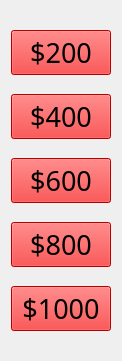
   <widget class="QWidget" name="layoutWidget_6">
    <property name="geometry">
     <rect>
      <x>620</x>
      <y>70</y>
      <width>122</width>
      <height>361</height>
     </rect>
    </property>
    <layout class="QVBoxLayout" name="verticalLayout_6">
     <property name="spacing">
      <number>0</number>
     </property>
     <item>
      <widget class="QPushButton" name="x6y1">
       <property name="palette">
        <palette>
         <active>
          <colorrole role="WindowText">
           <brush brushstyle="SolidPattern">
            <color alpha="255">
             <red>255</red>
             <green>0</green>
             <blue>0</blue>
            </color>
           </brush>
          </colorrole>
          <colorrole role="Button">
           <brush brushstyle="SolidPattern">
            <color alpha="255">
             <red>255</red>
             <green>0</green>
             <blue>0</blue>
            </color>
           </brush>
          </colorrole>
          <colorrole role="Base">
           <brush brushstyle="SolidPattern">
            <color alpha="255">
             <red>255</red>
             <green>0</green>
             <blue>0</blue>
            </color>
           </brush>
          </colorrole>
          <colorrole role="Window">
           <brush brushstyle="SolidPattern">
            <color alpha="255">
             <red>255</red>
             <green>0</green>
             <blue>0</blue>
            </color>
           </brush>
          </colorrole>
         </active>
         <inactive>
          <colorrole role="WindowText">
           <brush brushstyle="SolidPattern">
            <color alpha="255">
             <red>255</red>
             <green>0</green>
             <blue>0</blue>
            </color>
           </brush>
          </colorrole>
          <colorrole role="Button">
           <brush brushstyle="SolidPattern">
            <color alpha="255">
             <red>255</red>
             <green>0</green>
             <blue>0</blue>
            </color>
           </brush>
          </colorrole>
          <colorrole role="Base">
           <brush brushstyle="SolidPattern">
            <color alpha="255">
             <red>255</red>
             <green>0</green>
             <blue>0</blue>
            </color>
           </brush>
          </colorrole>
          <colorrole role="Window">
           <brush brushstyle="SolidPattern">
            <color alpha="255">
             <red>255</red>
             <green>0</green>
             <blue>0</blue>
            </color>
           </brush>
          </colorrole>
         </inactive>
         <disabled>
          <colorrole role="WindowText">
           <brush brushstyle="SolidPattern">
            <color alpha="255">
             <red>120</red>
             <green>120</green>
             <blue>120</blue>
            </color>
           </brush>
          </colorrole>
          <colorrole role="Button">
           <brush brushstyle="SolidPattern">
            <color alpha="255">
             <red>255</red>
             <green>0</green>
             <blue>0</blue>
            </color>
           </brush>
          </colorrole>
          <colorrole role="Base">
           <brush brushstyle="SolidPattern">
            <color alpha="255">
             <red>255</red>
             <green>0</green>
             <blue>0</blue>
            </color>
           </brush>
          </colorrole>
          <colorrole role="Window">
           <brush brushstyle="SolidPattern">
            <color alpha="255">
             <red>255</red>
             <green>0</green>
             <blue>0</blue>
            </color>
           </brush>
          </colorrole>
         </disabled>
        </palette>
       </property>
       <property name="font">
        <font>
         <family>Lucida Handwriting</family>
         <pointsize>20</pointsize>
        </font>
       </property>
       <property name="styleSheet">
        <string notr="true">background-color:red;</string>
       </property>
       <property name="text">
        <string>$200</string>
       </property>
      </widget>
     </item>
     <item>
      <widget class="QPushButton" name="pushButton_27">
       <property name="palette">
        <palette>
         <active>
          <colorrole role="WindowText">
           <brush brushstyle="SolidPattern">
            <color alpha="255">
             <red>255</red>
             <green>0</green>
             <blue>0</blue>
            </color>
           </brush>
          </colorrole>
          <colorrole role="Button">
           <brush brushstyle="SolidPattern">
            <color alpha="255">
             <red>255</red>
             <green>0</green>
             <blue>0</blue>
            </color>
           </brush>
          </colorrole>
          <colorrole role="Base">
           <brush brushstyle="SolidPattern">
            <color alpha="255">
             <red>255</red>
             <green>0</green>
             <blue>0</blue>
            </color>
           </brush>
          </colorrole>
          <colorrole role="Window">
           <brush brushstyle="SolidPattern">
            <color alpha="255">
             <red>255</red>
             <green>0</green>
             <blue>0</blue>
            </color>
           </brush>
          </colorrole>
         </active>
         <inactive>
          <colorrole role="WindowText">
           <brush brushstyle="SolidPattern">
            <color alpha="255">
             <red>255</red>
             <green>0</green>
             <blue>0</blue>
            </color>
           </brush>
          </colorrole>
          <colorrole role="Button">
           <brush brushstyle="SolidPattern">
            <color alpha="255">
             <red>255</red>
             <green>0</green>
             <blue>0</blue>
            </color>
           </brush>
          </colorrole>
          <colorrole role="Base">
           <brush brushstyle="SolidPattern">
            <color alpha="255">
             <red>255</red>
             <green>0</green>
             <blue>0</blue>
            </color>
           </brush>
          </colorrole>
          <colorrole role="Window">
           <brush brushstyle="SolidPattern">
            <color alpha="255">
             <red>255</red>
             <green>0</green>
             <blue>0</blue>
            </color>
           </brush>
          </colorrole>
         </inactive>
         <disabled>
          <colorrole role="WindowText">
           <brush brushstyle="SolidPattern">
            <color alpha="255">
             <red>120</red>
             <green>120</green>
             <blue>120</blue>
            </color>
           </brush>
          </colorrole>
          <colorrole role="Button">
           <brush brushstyle="SolidPattern">
            <color alpha="255">
             <red>255</red>
             <green>0</green>
             <blue>0</blue>
            </color>
           </brush>
          </colorrole>
          <colorrole role="Base">
           <brush brushstyle="SolidPattern">
            <color alpha="255">
             <red>255</red>
             <green>0</green>
             <blue>0</blue>
            </color>
           </brush>
          </colorrole>
          <colorrole role="Window">
           <brush brushstyle="SolidPattern">
            <color alpha="255">
             <red>255</red>
             <green>0</green>
             <blue>0</blue>
            </color>
           </brush>
          </colorrole>
         </disabled>
        </palette>
       </property>
       <property name="font">
        <font>
         <family>Lucida Handwriting</family>
         <pointsize>20</pointsize>
        </font>
       </property>
       <property name="styleSheet">
        <string notr="true">background-color:red;</string>
       </property>
       <property name="text">
        <string>$400</string>
       </property>
      </widget>
     </item>
     <item>
      <widget class="QPushButton" name="pushButton_28">
       <property name="palette">
        <palette>
         <active>
          <colorrole role="WindowText">
           <brush brushstyle="SolidPattern">
            <color alpha="255">
             <red>255</red>
             <green>0</green>
             <blue>0</blue>
            </color>
           </brush>
          </colorrole>
          <colorrole role="Button">
           <brush brushstyle="SolidPattern">
            <color alpha="255">
             <red>255</red>
             <green>0</green>
             <blue>0</blue>
            </color>
           </brush>
          </colorrole>
          <colorrole role="Base">
           <brush brushstyle="SolidPattern">
            <color alpha="255">
             <red>255</red>
             <green>0</green>
             <blue>0</blue>
            </color>
           </brush>
          </colorrole>
          <colorrole role="Window">
           <brush brushstyle="SolidPattern">
            <color alpha="255">
             <red>255</red>
             <green>0</green>
             <blue>0</blue>
            </color>
           </brush>
          </colorrole>
         </active>
         <inactive>
          <colorrole role="WindowText">
           <brush brushstyle="SolidPattern">
            <color alpha="255">
             <red>255</red>
             <green>0</green>
             <blue>0</blue>
            </color>
           </brush>
          </colorrole>
          <colorrole role="Button">
           <brush brushstyle="SolidPattern">
            <color alpha="255">
             <red>255</red>
             <green>0</green>
             <blue>0</blue>
            </color>
           </brush>
          </colorrole>
          <colorrole role="Base">
           <brush brushstyle="SolidPattern">
            <color alpha="255">
             <red>255</red>
             <green>0</green>
             <blue>0</blue>
            </color>
           </brush>
          </colorrole>
          <colorrole role="Window">
           <brush brushstyle="SolidPattern">
            <color alpha="255">
             <red>255</red>
             <green>0</green>
             <blue>0</blue>
            </color>
           </brush>
          </colorrole>
         </inactive>
         <disabled>
          <colorrole role="WindowText">
           <brush brushstyle="SolidPattern">
            <color alpha="255">
             <red>120</red>
             <green>120</green>
             <blue>120</blue>
            </color>
           </brush>
          </colorrole>
          <colorrole role="Button">
           <brush brushstyle="SolidPattern">
            <color alpha="255">
             <red>255</red>
             <green>0</green>
             <blue>0</blue>
            </color>
           </brush>
          </colorrole>
          <colorrole role="Base">
           <brush brushstyle="SolidPattern">
            <color alpha="255">
             <red>255</red>
             <green>0</green>
             <blue>0</blue>
            </color>
           </brush>
          </colorrole>
          <colorrole role="Window">
           <brush brushstyle="SolidPattern">
            <color alpha="255">
             <red>255</red>
             <green>0</green>
             <blue>0</blue>
            </color>
           </brush>
          </colorrole>
         </disabled>
        </palette>
       </property>
       <property name="font">
        <font>
         <family>Lucida Handwriting</family>
         <pointsize>20</pointsize>
        </font>
       </property>
       <property name="styleSheet">
        <string notr="true">background-color:red;</string>
       </property>
       <property name="text">
        <string>$600</string>
       </property>
      </widget>
     </item>
     <item>
      <widget class="QPushButton" name="pushButton_29">
       <property name="palette">
        <palette>
         <active>
          <colorrole role="WindowText">
           <brush brushstyle="SolidPattern">
            <color alpha="255">
             <red>255</red>
             <green>0</green>
             <blue>0</blue>
            </color>
           </brush>
          </colorrole>
          <colorrole role="Button">
           <brush brushstyle="SolidPattern">
            <color alpha="255">
             <red>255</red>
             <green>0</green>
             <blue>0</blue>
            </color>
           </brush>
          </colorrole>
          <colorrole role="Base">
           <brush brushstyle="SolidPattern">
            <color alpha="255">
             <red>255</red>
             <green>0</green>
             <blue>0</blue>
            </color>
           </brush>
          </colorrole>
          <colorrole role="Window">
           <brush brushstyle="SolidPattern">
            <color alpha="255">
             <red>255</red>
             <green>0</green>
             <blue>0</blue>
            </color>
           </brush>
          </colorrole>
         </active>
         <inactive>
          <colorrole role="WindowText">
           <brush brushstyle="SolidPattern">
            <color alpha="255">
             <red>255</red>
             <green>0</green>
             <blue>0</blue>
            </color>
           </brush>
          </colorrole>
          <colorrole role="Button">
           <brush brushstyle="SolidPattern">
            <color alpha="255">
             <red>255</red>
             <green>0</green>
             <blue>0</blue>
            </color>
           </brush>
          </colorrole>
          <colorrole role="Base">
           <brush brushstyle="SolidPattern">
            <color alpha="255">
             <red>255</red>
             <green>0</green>
             <blue>0</blue>
            </color>
           </brush>
          </colorrole>
          <colorrole role="Window">
           <brush brushstyle="SolidPattern">
            <color alpha="255">
             <red>255</red>
             <green>0</green>
             <blue>0</blue>
            </color>
           </brush>
          </colorrole>
         </inactive>
         <disabled>
          <colorrole role="WindowText">
           <brush brushstyle="SolidPattern">
            <color alpha="255">
             <red>120</red>
             <green>120</green>
             <blue>120</blue>
            </color>
           </brush>
          </colorrole>
          <colorrole role="Button">
           <brush brushstyle="SolidPattern">
            <color alpha="255">
             <red>255</red>
             <green>0</green>
             <blue>0</blue>
            </color>
           </brush>
          </colorrole>
          <colorrole role="Base">
           <brush brushstyle="SolidPattern">
            <color alpha="255">
             <red>255</red>
             <green>0</green>
             <blue>0</blue>
            </color>
           </brush>
          </colorrole>
          <colorrole role="Window">
           <brush brushstyle="SolidPattern">
            <color alpha="255">
             <red>255</red>
             <green>0</green>
             <blue>0</blue>
            </color>
           </brush>
          </colorrole>
         </disabled>
        </palette>
       </property>
       <property name="font">
        <font>
         <family>Lucida Handwriting</family>
         <pointsize>20</pointsize>
        </font>
       </property>
       <property name="styleSheet">
        <string notr="true">background-color:red;</string>
       </property>
       <property name="text">
        <string>$800</string>
       </property>
      </widget>
     </item>
     <item>
      <widget class="QPushButton" name="pushButton_30">
       <property name="palette">
        <palette>
         <active>
          <colorrole role="WindowText">
           <brush brushstyle="SolidPattern">
            <color alpha="255">
             <red>255</red>
             <green>0</green>
             <blue>0</blue>
            </color>
           </brush>
          </colorrole>
          <colorrole role="Button">
           <brush brushstyle="SolidPattern">
            <color alpha="255">
             <red>255</red>
             <green>0</green>
             <blue>0</blue>
            </color>
           </brush>
          </colorrole>
          <colorrole role="Base">
           <brush brushstyle="SolidPattern">
            <color alpha="255">
             <red>255</red>
             <green>0</green>
             <blue>0</blue>
            </color>
           </brush>
          </colorrole>
          <colorrole role="Window">
           <brush brushstyle="SolidPattern">
            <color alpha="255">
             <red>255</red>
             <green>0</green>
             <blue>0</blue>
            </color>
           </brush>
          </colorrole>
         </active>
         <inactive>
          <colorrole role="WindowText">
           <brush brushstyle="SolidPattern">
            <color alpha="255">
             <red>255</red>
             <green>0</green>
             <blue>0</blue>
            </color>
           </brush>
          </colorrole>
          <colorrole role="Button">
           <brush brushstyle="SolidPattern">
            <color alpha="255">
             <red>255</red>
             <green>0</green>
             <blue>0</blue>
            </color>
           </brush>
          </colorrole>
          <colorrole role="Base">
           <brush brushstyle="SolidPattern">
            <color alpha="255">
             <red>255</red>
             <green>0</green>
             <blue>0</blue>
            </color>
           </brush>
          </colorrole>
          <colorrole role="Window">
           <brush brushstyle="SolidPattern">
            <color alpha="255">
             <red>255</red>
             <green>0</green>
             <blue>0</blue>
            </color>
           </brush>
          </colorrole>
         </inactive>
         <disabled>
          <colorrole role="WindowText">
           <brush brushstyle="SolidPattern">
            <color alpha="255">
             <red>120</red>
             <green>120</green>
             <blue>120</blue>
            </color>
           </brush>
          </colorrole>
          <colorrole role="Button">
           <brush brushstyle="SolidPattern">
            <color alpha="255">
             <red>255</red>
             <green>0</green>
             <blue>0</blue>
            </color>
           </brush>
          </colorrole>
          <colorrole role="Base">
           <brush brushstyle="SolidPattern">
            <color alpha="255">
             <red>255</red>
             <green>0</green>
             <blue>0</blue>
            </color>
           </brush>
          </colorrole>
          <colorrole role="Window">
           <brush brushstyle="SolidPattern">
            <color alpha="255">
             <red>255</red>
             <green>0</green>
             <blue>0</blue>
            </color>
           </brush>
          </colorrole>
         </disabled>
        </palette>
       </property>
       <property name="font">
        <font>
         <family>Lucida Handwriting</family>
         <pointsize>20</pointsize>
        </font>
       </property>
       <property name="styleSheet">
        <string notr="true">background-color:red;</string>
       </property>
       <property name="text">
        <string>$1000</string>
       </property>
      </widget>
     </item>
    </layout>
   </widget>
